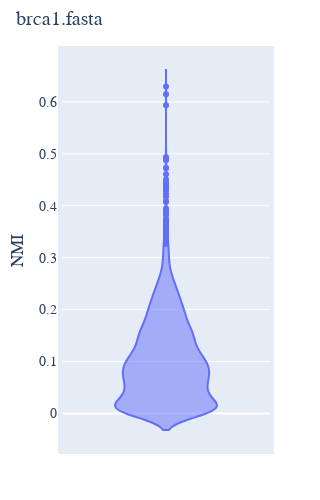

Notebook code cell kept with this figure:
### Markdown cell above
## Display coevolution scores as a Violin plot

### Code cell
coevo = aln.coevolution(show_progress=False, drawable='violin')
coevo.show(width=300)

### Figure 1 — Plotly figure (JSON) as saved in the notebook; plotly's stock layout.template omitted (floating-point values rounded to 4 significant figures; data arrays with more than 128 entries replaced by an {"elided": "..."} marker saying what was removed)
{"data": [{"name": "", "showlegend": false, "type": "violin", "y": {"elided": "10000 float values"}}], "layout": {"autosize": false, "font": {"family": "Balto", "size": 14}, "height": 500, "hovermode": "closest", "margin": {"b": 50, "l": 50, "pad": 4, "r": 50, "t": 50}, "showlegend": true, "title": {"text": "brca1.fasta"}, "width": 300, "xaxis": {"visible": true}, "yaxis": {"title": {"text": "NMI"}, "visible": true}}}
